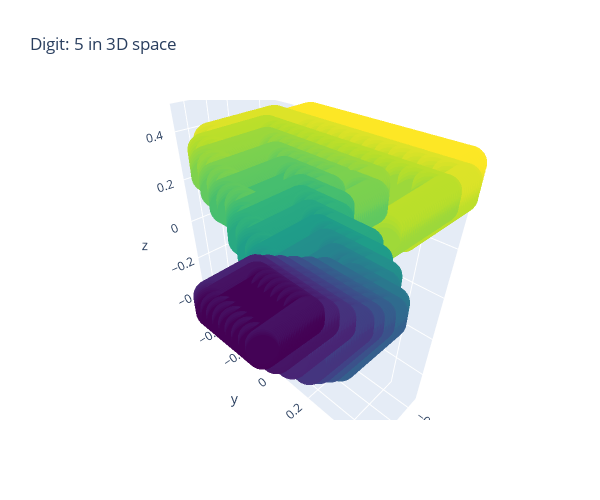

Notebook source saved alongside this figure:
### Code cell
import kagglehub
import h5py,os
import plotly.graph_objs as go
from plotly.offline import iplot, init_notebook_mode
'''
• A3Dconvolution layer with 16 filters of size 5 ×5×5 and ReLU activation.
 • AMax Pooling 3D layer of size 2×2×2 with stride 2.
 • A3Dconvolution layer with 32 filters of size 3 ×3×3 and ReLU activation.
 • AMax Pooling 3D layer of size 2×2×2 with stride 2.
 • AGlobal Average Pooling (GAP) layer.
 • AnMLPwithonehidden layer, where the input size matches the output of the GAP layer and
 the output size is 10 (one for each digit class). The hidden layer should use ReLU activation,
 and the output layer should apply softmax activation.
'''

# model  = Sequential([
#     Conv3D(16,(5,5,5),activation='relu', input_shape=(64,64,64,1)),
#     MaxPooling3D(pool_size=(2,2,2),strides=2),
#     Conv3D(32,(3,3,3),activation='relu'),
#     MaxPooling3D(pool_size=(2,2,2),strides=2),
#     GlobalAveragePooling3D(),
#     Dense(128,activation='relu'),
#     Dense(10,activation='softmax')
# ])

#model.compile(optimizer='adam', loss='sparse_categorical_crossentropy', metrics=['accuracy'])
#model.summary()

#setx KAGGLE_CONFIG_DIR "C:\Users\pantm\downloads"
#os.environ['KAGGLE_CONFIG_DIR'] 
custom_path = "C:\\Users\\pantm\\Downloads\\kagglehub\\full_dataset_vectors.h5"

# Download latest version

#h5py_path = kagglehub.dataset_download("daavoo/3d-mnist")

#print("Path to dataset files:", h5py_path)

with h5py.File(custom_path,'r') as h5_file:
    #image_dataset= h5_file['image_dataset'][:]
    X_train = h5_file["X_train"][:]
    y_train = h5_file["y_train"][:]    
    X_test = h5_file["X_test"][:] 
    y_test = h5_file["y_test"][:]
  

print(X_train.shape,y_train.shape,X_test.shape,y_test.shape)  

print(X_train)

# X_train = X_train.reshape(-1, 64, 64, 64, 1).astype('float32') / 255
# X_test = X_test.reshape(-1, 64, 64, 64, 1).astype('float32') / 255
# model.compile(optimizer='adam', loss='sparse_categorical_crossentropy', metrics=['accuracy'])
# history = model.fit(X_train, y_train, batch_size=32, epochs=10, validation_split=0.2)
# test_loss, test_accuracy = model.evaluate(X_test, y_test)
# print(f"Test accuracy: {test_accuracy:.4f}")

# how do i plot the 3d mnist dataset,

with h5py.File("C:\\Users\\pantm\\Downloads\\kagglehub\\train_point_clouds.h5", "r") as points_dataset:        
    digits = []
    for i in range(10):
        digit = (points_dataset[str(i)]["img"][:], 
                 points_dataset[str(i)]["points"][:], 
                 points_dataset[str(i)].attrs["label"]) 
        digits.append(digit)
        
x_c = [r[0] for r in digits[0][1]]
y_c = [r[1] for r in digits[0][1]]
z_c = [r[2] for r in digits[0][1]]
trace1 = go.Scatter3d(x=x_c, y=y_c, z=z_c, mode='markers', 
                      marker=dict(size=12, color=z_c, colorscale='Viridis', opacity=0.7))

data = [trace1]
layout = go.Layout(height=500, width=600, title= "Digit: "+str(digits[0][2]) + " in 3D space")
fig = go.Figure(data=data, layout=layout)
iplot(fig)

### Figure 1 — Plotly figure (JSON) as saved in the notebook; plotly's stock layout.template omitted (floating-point values rounded to 4 significant figures; data arrays with more than 128 entries replaced by an {"elided": "..."} marker saying what was removed)
{"data": [{"marker": {"color": {"elided": "25700 float values"}, "colorscale": [[0, "#440154"], [0.1111, "#482878"], [0.2222, "#3e4989"], [0.3333, "#31688e"], [0.4444, "#26828e"], [0.5556, "#1f9e89"], [0.6667, "#35b779"], [0.7778, "#6ece58"], [0.8889, "#b5de2b"], [1, "#fde725"]], "opacity": 0.7, "size": 12}, "mode": "markers", "type": "scatter3d", "x": {"elided": "25700 float values"}, "y": {"elided": "25700 float values"}, "z": {"elided": "25700 float values"}}], "layout": {"height": 500, "title": {"text": "Digit: 5 in 3D space"}, "width": 600}}
